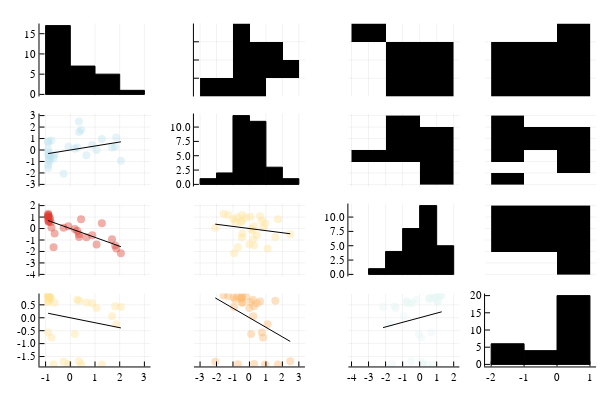

This figure's notebook cell:
### Code cell
corrplot(dArray)

### Figure 1 — Plotly figure (JSON) as saved in the notebook; plotly's stock layout.template omitted (floating-point values rounded to 4 significant figures)
{"data": [{"fill": "tozeroy", "fillcolor": "rgba(0, 0, 0, 1.000)", "legendgroup": "y1", "line": {"color": "rgba(0, 0, 0, 1.000)", "dash": "solid", "width": 1}, "mode": "lines", "name": "y1", "showlegend": true, "type": "scatter", "x": [-1, -1, 0, 0, -1, -1], "xaxis": "x1", "y": [17, 0, 0, 17, 17, 17], "yaxis": "y1"}, {"fill": "tozeroy", "fillcolor": "rgba(0, 0, 0, 1.000)", "legendgroup": "y1", "line": {"color": "rgba(0, 0, 0, 1.000)", "dash": "solid", "width": 1}, "mode": "lines", "name": "y1", "showlegend": false, "type": "scatter", "x": [0, 0, 1, 1, 0, 0], "xaxis": "x1", "y": [7, 0, 0, 7, 7, 7], "yaxis": "y1"}, {"fill": "tozeroy", "fillcolor": "rgba(0, 0, 0, 1.000)", "legendgroup": "y1", "line": {"color": "rgba(0, 0, 0, 1.000)", "dash": "solid", "width": 1}, "mode": "lines", "name": "y1", "showlegend": false, "type": "scatter", "x": [1, 1, 2, 2, 1, 1], "xaxis": "x1", "y": [5, 0, 0, 5, 5, 5], "yaxis": "y1"}, {"fill": "tozeroy", "fillcolor": "rgba(0, 0, 0, 1.000)", "legendgroup": "y1", "line": {"color": "rgba(0, 0, 0, 1.000)", "dash": "solid", "width": 1}, "mode": "lines", "name": "y1", "showlegend": false, "type": "scatter", "x": [2, 2, 3, 3, 2, 2], "xaxis": "x1", "y": [1, 0, 0, 1, 1, 1], "yaxis": "y1"}, {"colorbar": {"title": ""}, "legendgroup": "y1", "marker": {"color": "rgba(0, 154, 250, 0.000)", "line": {"color": "rgba(0, 0, 0, 0.000)", "width": 1}, "size": 0, "symbol": "circle"}, "mode": "markers", "name": "y1", "showlegend": false, "type": "scatter", "x": [-0.5, 0.5, 1.5, 2.5], "xaxis": "x1", "y": [17, 7, 5, 1], "yaxis": "y1", "zmax": null, "zmin": null}, {"fill": "tozeroy", "fillcolor": "rgba(0, 0, 0, 1.000)", "legendgroup": "y2", "line": {"color": "rgba(0, 0, 0, 1.000)", "dash": "solid", "width": 1}, "mode": "lines", "name": "y2", "showlegend": true, "type": "scatter", "x": [-3, -3, -2, -2, -3, -3], "xaxis": "x2", "y": [1, 0, 0, 1, 1, 1], "yaxis": "y6"}, {"fill": "tozeroy", "fillcolor": "rgba(0, 0, 0, 1.000)", "legendgroup": "y2", "line": {"color": "rgba(0, 0, 0, 1.000)", "dash": "solid", "width": 1}, "mode": "lines", "name": "y2", "showlegend": false, "type": "scatter", "x": [-2, -2, -1, -1, -2, -2], "xaxis": "x2", "y": [2, 0, 0, 2, 2, 2], "yaxis": "y6"}, {"fill": "tozeroy", "fillcolor": "rgba(0, 0, 0, 1.000)", "legendgroup": "y2", "line": {"color": "rgba(0, 0, 0, 1.000)", "dash": "solid", "width": 1}, "mode": "lines", "name": "y2", "showlegend": false, "type": "scatter", "x": [-1, -1, 0, 0, -1, -1], "xaxis": "x2", "y": [12, 0, 0, 12, 12, 12], "yaxis": "y6"}, {"fill": "tozeroy", "fillcolor": "rgba(0, 0, 0, 1.000)", "legendgroup": "y2", "line": {"color": "rgba(0, 0, 0, 1.000)", "dash": "solid", "width": 1}, "mode": "lines", "name": "y2", "showlegend": false, "type": "scatter", "x": [0, 0, 1, 1, 0, 0], "xaxis": "x2", "y": [11, 0, 0, 11, 11, 11], "yaxis": "y6"}, {"fill": "tozeroy", "fillcolor": "rgba(0, 0, 0, 1.000)", "legendgroup": "y2", "line": {"color": "rgba(0, 0, 0, 1.000)", "dash": "solid", "width": 1}, "mode": "lines", "name": "y2", "showlegend": false, "type": "scatter", "x": [1, 1, 2, 2, 1, 1], "xaxis": "x2", "y": [3, 0, 0, 3, 3, 3], "yaxis": "y6"}, {"fill": "tozeroy", "fillcolor": "rgba(0, 0, 0, 1.000)", "legendgroup": "y2", "line": {"color": "rgba(0, 0, 0, 1.000)", "dash": "solid", "width": 1}, "mode": "lines", "name": "y2", "showlegend": false, "type": "scatter", "x": [2, 2, 3, 3, 2, 2], "xaxis": "x2", "y": [1, 0, 0, 1, 1, 1], "yaxis": "y6"}, {"colorbar": {"title": ""}, "legendgroup": "y2", "marker": {"color": "rgba(0, 154, 250, 0.000)", "line": {"color": "rgba(0, 0, 0, 0.000)", "width": 1}, "size": 0, "symbol": "circle"}, "mode": "markers", "name": "y2", "showlegend": false, "type": "scatter", "x": [-2.5, -1.5, -0.5, 0.5, 1.5, 2.5], "xaxis": "x2", "y": [1, 2, 12, 11, 3, 1], "yaxis": "y6", "zmax": null, "zmin": null}, {"fill": "tozeroy", "fillcolor": "rgba(0, 0, 0, 1.000)", "legendgroup": "y3", "line": {"color": "rgba(0, 0, 0, 1.000)", "dash": "solid", "width": 1}, "mode": "lines", "name": "y3", "showlegend": true, "type": "scatter", "x": [-3, -3, -2, -2, -3, -3], "xaxis": "x3", "y": [1, 0, 0, 1, 1, 1], "yaxis": "y11"}, {"fill": "tozeroy", "fillcolor": "rgba(0, 0, 0, 1.000)", "legendgroup": "y3", "line": {"color": "rgba(0, 0, 0, 1.000)", "dash": "solid", "width": 1}, "mode": "lines", "name": "y3", "showlegend": false, "type": "scatter", "x": [-2, -2, -1, -1, -2, -2], "xaxis": "x3", "y": [4, 0, 0, 4, 4, 4], "yaxis": "y11"}, {"fill": "tozeroy", "fillcolor": "rgba(0, 0, 0, 1.000)", "legendgroup": "y3", "line": {"color": "rgba(0, 0, 0, 1.000)", "dash": "solid", "width": 1}, "mode": "lines", "name": "y3", "showlegend": false, "type": "scatter", "x": [-1, -1, 0, 0, -1, -1], "xaxis": "x3", "y": [8, 0, 0, 8, 8, 8], "yaxis": "y11"}, {"fill": "tozeroy", "fillcolor": "rgba(0, 0, 0, 1.000)", "legendgroup": "y3", "line": {"color": "rgba(0, 0, 0, 1.000)", "dash": "solid", "width": 1}, "mode": "lines", "name": "y3", "showlegend": false, "type": "scatter", "x": [0, 0, 1, 1, 0, 0], "xaxis": "x3", "y": [12, 0, 0, 12, 12, 12], "yaxis": "y11"}, {"fill": "tozeroy", "fillcolor": "rgba(0, 0, 0, 1.000)", "legendgroup": "y3", "line": {"color": "rgba(0, 0, 0, 1.000)", "dash": "solid", "width": 1}, "mode": "lines", "name": "y3", "showlegend": false, "type": "scatter", "x": [1, 1, 2, 2, 1, 1], "xaxis": "x3", "y": [5, 0, 0, 5, 5, 5], "yaxis": "y11"}, {"colorbar": {"title": ""}, "legendgroup": "y3", "marker": {"color": "rgba(0, 154, 250, 0.000)", "line": {"color": "rgba(0, 0, 0, 0.000)", "width": 1}, "size": 0, "symbol": "circle"}, "mode": "markers", "name": "y3", "showlegend": false, "type": "scatter", "x": [-2.5, -1.5, -0.5, 0.5, 1.5], "xaxis": "x3", "y": [1, 4, 8, 12, 5], "yaxis": "y11", "zmax": null, "zmin": null}, {"fill": "tozeroy", "fillcolor": "rgba(0, 0, 0, 1.000)", "legendgroup": "y4", "line": {"color": "rgba(0, 0, 0, 1.000)", "dash": "solid", "width": 1}, "mode": "lines", "name": "y4", "showlegend": true, "type": "scatter", "x": [-2, -2, -1, -1, -2, -2], "xaxis": "x4", "y": [6, 0, 0, 6, 6, 6], "yaxis": "y16"}, {"fill": "tozeroy", "fillcolor": "rgba(0, 0, 0, 1.000)", "legendgroup": "y4", "line": {"color": "rgba(0, 0, 0, 1.000)", "dash": "solid", "width": 1}, "mode": "lines", "name": "y4", "showlegend": false, "type": "scatter", "x": [-1, -1, 0, 0, -1, -1], "xaxis": "x4", "y": [4, 0, 0, 4, 4, 4], "yaxis": "y16"}, {"fill": "tozeroy", "fillcolor": "rgba(0, 0, 0, 1.000)", "legendgroup": "y4", "line": {"color": "rgba(0, 0, 0, 1.000)", "dash": "solid", "width": 1}, "mode": "lines", "name": "y4", "showlegend": false, "type": "scatter", "x": [0, 0, 1, 1, 0, 0], "xaxis": "x4", "y": [20, 0, 0, 20, 20, 20], "yaxis": "y16"}, {"colorbar": {"title": ""}, "legendgroup": "y4", "marker": {"color": "rgba(0, 154, 250, 0.000)", "line": {"color": "rgba(0, 0, 0, 0.000)", "width": 1}, "size": 0, "symbol": "circle"}, "mode": "markers", "name": "y4", "showlegend": false, "type": "scatter", "x": [-1.5, -0.5, 0.5], "xaxis": "x4", "y": [6, 4, 20], "yaxis": "y16", "zmax": null, "zmin": null}, {"colorbar": {"title": ""}, "colorscale": [[0, "rgba(0, 0, 0, 1.000)"], [1, "rgba(0, 0, 0, 1.000)"]], "name": "y5", "showlegend": false, "showscale": false, "type": "heatmap", "x": [-3, -2, -1, 0, 1, 2, 3], "xaxis": "x2", "y": [-1, 0, 1, 2, 3], "yaxis": "y2", "z": [[1, 2, 9, 5, null, null], [null, null, 1, 3, 2, 1], [null, null, 1, 3, 1, null], [null, null, 1, null, null, null]], "zmax": 9, "zmin": 1}, {"colorbar": {"title": ""}, "colorscale": [[0, "rgba(0, 0, 0, 1.000)"], [1, "rgba(0, 0, 0, 1.000)"]], "name": "y6", "showlegend": false, "showscale": false, "type": "heatmap", "x": [-4, -2, 0, 2], "xaxis": "x3", "y": [-1, 0, 1, 2, 3], "yaxis": "y2", "z": [[null, 2, 15], [null, 6, 1], [null, 4, 1], [1, null, null]], "zmax": 15, "zmin": 1}, {"colorbar": {"title": ""}, "colorscale": [[0, "rgba(0, 0, 0, 1.000)"], [1, "rgba(0, 0, 0, 1.000)"]], "name": "y7", "showlegend": false, "showscale": false, "type": "heatmap", "x": [-2, -1, 0, 1], "xaxis": "x4", "y": [-1, 0, 1, 2, 3], "yaxis": "y2", "z": [[3, 2, 12], [2, 1, 4], [1, 1, 3], [null, null, 1]], "zmax": 12, "zmin": 1}, {"colorbar": {"title": ""}, "legendgroup": "y8", "marker": {"color": "rgba(185, 224, 237, 0.400)", "line": {"color": "rgba(0, 0, 0, 0.400)", "width": 0}, "size": 8, "symbol": "circle"}, "mode": "markers", "name": "y8", "showlegend": true, "type": "scatter", "x": [-0.7629, -0.7928, 0.6535, 1.065, -0.8974, -0.8974, -0.8974, 1.689, 0.276, -0.8787, 0.1789, -0.6358, 0.3508, 1.861, -0.8974, -0.875, 1.278, 0.4367, 1.816, 2.047, -0.07898, -0.8451, -0.8712, 0.3545, 0.8889, -0.8189, -0.8974, -0.6769, -0.2733, -0.8974], "xaxis": "x1", "y": [0.8266, -0.5158, -0.4613, -0.00786, 0.6452, 0.754, -1.296, 0.228, 0.2098, -0.4432, 0.101, -0.4251, 2.477, 1.099, -1.568, -0.4613, 0.9535, 1.734, 0.2824, -0.933, 0.2824, -0.7334, -0.8604, 1.57, 0.4456, -0.9693, 0.0647, -0.6972, -2.076, -0.2255], "yaxis": "y5", "zmax": null, "zmin": null}, {"colorbar": {"title": ""}, "legendgroup": "", "line": {"color": "rgba(0, 0, 0, 1.000)", "dash": "solid", "shape": "linear", "width": 1}, "mode": "lines", "name": "", "showlegend": false, "type": "scatter", "x": [-0.8974, 2.047], "xaxis": "x1", "y": [-0.3118, 0.7113], "yaxis": "y5", "zmax": null, "zmin": null}, {"colorbar": {"title": ""}, "colorscale": [[0, "rgba(0, 0, 0, 1.000)"], [1, "rgba(0, 0, 0, 1.000)"]], "name": "y9", "showlegend": false, "showscale": false, "type": "heatmap", "x": [-4, -2, 0, 2], "xaxis": "x3", "y": [-3, -2, -1, 0, 1, 2, 3], "yaxis": "y5", "z": [[null, null, 1], [null, null, 2], [1, 4, 7], [null, 5, 6], [null, 2, 1], [null, 1, null]], "zmax": 7, "zmin": 1}, {"colorbar": {"title": ""}, "colorscale": [[0, "rgba(0, 0, 0, 1.000)"], [1, "rgba(0, 0, 0, 1.000)"]], "name": "y10", "showlegend": false, "showscale": false, "type": "heatmap", "x": [-2, -1, 0, 1], "xaxis": "x4", "y": [-3, -2, -1, 0, 1, 2, 3], "yaxis": "y5", "z": [[1, null, null], [null, null, 2], [1, null, 11], [2, 3, 6], [1, 1, 1], [1, null, null]], "zmax": 11, "zmin": 1}, {"colorbar": {"title": ""}, "legendgroup": "y11", "marker": {"color": "rgba(219, 57, 43, 0.400)", "line": {"color": "rgba(0, 0, 0, 0.400)", "width": 0}, "size": 8, "symbol": "circle"}, "mode": "markers", "name": "y11", "showlegend": true, "type": "scatter", "x": [-0.7629, -0.7928, 0.6535, 1.065, -0.8974, -0.8974, -0.8974, 1.689, 0.276, -0.8787, 0.1789, -0.6358, 0.3508, 1.861, -0.8974, -0.875, 1.278, 0.4367, 1.816, 2.047, -0.07898, -0.8451, -0.8712, 0.3545, 0.8889, -0.8189, -0.8974, -0.6769, -0.2733, -0.8974], "xaxis": "x1", "y": [0.09797, 0.5554, -0.7701, -1.397, 1.074, 0.6815, 1.171, -0.943, -0.1938, 1.189, -0.04971, -0.4243, -0.4927, -1.75, 1.297, 0.6491, 0.4546, 0.8148, -1.483, -2.146, 0.206, 0.9732, 0.5626, -0.7485, -0.59, 0.8256, 1.031, -1.627, 0.06916, 0.9624], "yaxis": "y9", "zmax": null, "zmin": null}, {"colorbar": {"title": ""}, "legendgroup": "", "line": {"color": "rgba(0, 0, 0, 1.000)", "dash": "solid", "shape": "linear", "width": 1}, "mode": "lines", "name": "", "showlegend": false, "type": "scatter", "x": [-0.8974, 2.047], "xaxis": "x1", "y": [0.6924, -1.58], "yaxis": "y9", "zmax": null, "zmin": null}, {"colorbar": {"title": ""}, "legendgroup": "y12", "marker": {"color": "rgba(254, 226, 148, 0.400)", "line": {"color": "rgba(0, 0, 0, 0.400)", "width": 0}, "size": 8, "symbol": "circle"}, "mode": "markers", "name": "y12", "showlegend": true, "type": "scatter", "x": [0.8266, -0.5158, -0.4613, -0.00786, 0.6452, 0.754, -1.296, 0.228, 0.2098, -0.4432, 0.101, -0.4251, 2.477, 1.099, -1.568, -0.4613, 0.9535, 1.734, 0.2824, -0.933, 0.2824, -0.7334, -0.8604, 1.57, 0.4456, -0.9693, 0.0647, -0.6972, -2.076, -0.2255], "xaxis": "x2", "y": [0.09797, 0.5554, -0.7701, -1.397, 1.074, 0.6815, 1.171, -0.943, -0.1938, 1.189, -0.04971, -0.4243, -0.4927, -1.75, 1.297, 0.6491, 0.4546, 0.8148, -1.483, -2.146, 0.206, 0.9732, 0.5626, -0.7485, -0.59, 0.8256, 1.031, -1.627, 0.06916, 0.9624], "yaxis": "y9", "zmax": null, "zmin": null}, {"colorbar": {"title": ""}, "legendgroup": "", "line": {"color": "rgba(0, 0, 0, 1.000)", "dash": "solid", "shape": "linear", "width": 1}, "mode": "lines", "name": "", "showlegend": false, "type": "scatter", "x": [-2.076, 2.477], "xaxis": "x2", "y": [0.3824, -0.4564], "yaxis": "y9", "zmax": null, "zmin": null}, {"colorbar": {"title": ""}, "colorscale": [[0, "rgba(0, 0, 0, 1.000)"], [1, "rgba(0, 0, 0, 1.000)"]], "name": "y13", "showlegend": false, "showscale": false, "type": "heatmap", "x": [-2, -1, 0, 1], "xaxis": "x4", "y": [-4, -2, 0, 2], "yaxis": "y9", "z": [[null, null, 1], [2, 2, 8], [4, 2, 11]], "zmax": 11, "zmin": 1}, {"colorbar": {"title": ""}, "legendgroup": "y14", "marker": {"color": "rgba(254, 225, 146, 0.400)", "line": {"color": "rgba(0, 0, 0, 0.400)", "width": 0}, "size": 8, "symbol": "circle"}, "mode": "markers", "name": "y14", "showlegend": true, "type": "scatter", "x": [-0.7629, -0.7928, 0.6535, 1.065, -0.8974, -0.8974, -0.8974, 1.689, 0.276, -0.8787, 0.1789, -0.6358, 0.3508, 1.861, -0.8974, -0.875, 1.278, 0.4367, 1.816, 2.047, -0.07898, -0.8451, -0.8712, 0.3545, 0.8889, -0.8189, -0.8974, -0.6769, -0.2733, -0.8974], "xaxis": "x1", "y": [-0.7626, 0.7688, 0.593, 0.3746, 0.625, -0.5735, 0.8434, 0.06037, 0.6942, 0.8434, -0.6321, 0.577, -1.681, -0.2512, 0.8567, 0.7555, -1.804, -1.804, 0.4412, 0.4172, -1.785, 0.8141, 0.7049, 0.6596, 0.5584, 0.7794, 0.6117, -1.801, -1.705, 0.8221], "yaxis": "y13", "zmax": null, "zmin": null}, {"colorbar": {"title": ""}, "legendgroup": "", "line": {"color": "rgba(0, 0, 0, 1.000)", "dash": "solid", "shape": "linear", "width": 1}, "mode": "lines", "name": "", "showlegend": false, "type": "scatter", "x": [-0.8974, 2.047], "xaxis": "x1", "y": [0.1723, -0.393], "yaxis": "y13", "zmax": null, "zmin": null}, {"colorbar": {"title": ""}, "legendgroup": "y15", "marker": {"color": "rgba(253, 181, 104, 0.400)", "line": {"color": "rgba(0, 0, 0, 0.400)", "width": 0}, "size": 8, "symbol": "circle"}, "mode": "markers", "name": "y15", "showlegend": true, "type": "scatter", "x": [0.8266, -0.5158, -0.4613, -0.00786, 0.6452, 0.754, -1.296, 0.228, 0.2098, -0.4432, 0.101, -0.4251, 2.477, 1.099, -1.568, -0.4613, 0.9535, 1.734, 0.2824, -0.933, 0.2824, -0.7334, -0.8604, 1.57, 0.4456, -0.9693, 0.0647, -0.6972, -2.076, -0.2255], "xaxis": "x2", "y": [-0.7626, 0.7688, 0.593, 0.3746, 0.625, -0.5735, 0.8434, 0.06037, 0.6942, 0.8434, -0.6321, 0.577, -1.681, -0.2512, 0.8567, 0.7555, -1.804, -1.804, 0.4412, 0.4172, -1.785, 0.8141, 0.7049, 0.6596, 0.5584, 0.7794, 0.6117, -1.801, -1.705, 0.8221], "yaxis": "y13", "zmax": null, "zmin": null}, {"colorbar": {"title": ""}, "legendgroup": "", "line": {"color": "rgba(0, 0, 0, 1.000)", "dash": "solid", "shape": "linear", "width": 1}, "mode": "lines", "name": "", "showlegend": false, "type": "scatter", "x": [-2.076, 2.477], "xaxis": "x2", "y": [0.7675, -0.9159], "yaxis": "y13", "zmax": null, "zmin": null}, {"colorbar": {"title": ""}, "legendgroup": "y16", "marker": {"color": "rgba(227, 244, 242, 0.400)", "line": {"color": "rgba(0, 0, 0, 0.400)", "width": 0}, "size": 8, "symbol": "circle"}, "mode": "markers", "name": "y16", "showlegend": true, "type": "scatter", "x": [0.09797, 0.5554, -0.7701, -1.397, 1.074, 0.6815, 1.171, -0.943, -0.1938, 1.189, -0.04971, -0.4243, -0.4927, -1.75, 1.297, 0.6491, 0.4546, 0.8148, -1.483, -2.146, 0.206, 0.9732, 0.5626, -0.7485, -0.59, 0.8256, 1.031, -1.627, 0.06916, 0.9624], "xaxis": "x3", "y": [-0.7626, 0.7688, 0.593, 0.3746, 0.625, -0.5735, 0.8434, 0.06037, 0.6942, 0.8434, -0.6321, 0.577, -1.681, -0.2512, 0.8567, 0.7555, -1.804, -1.804, 0.4412, 0.4172, -1.785, 0.8141, 0.7049, 0.6596, 0.5584, 0.7794, 0.6117, -1.801, -1.705, 0.8221], "yaxis": "y13", "zmax": null, "zmin": null}, {"colorbar": {"title": ""}, "legendgroup": "", "line": {"color": "rgba(0, 0, 0, 1.000)", "dash": "solid", "shape": "linear", "width": 1}, "mode": "lines", "name": "", "showlegend": false, "type": "scatter", "x": [-2.146, 1.297], "xaxis": "x3", "y": [-0.3808, 0.2302], "yaxis": "y13", "zmax": null, "zmin": null}], "layout": {"annotations": [], "height": 400, "margin": {"b": 20, "l": 0, "r": 0, "t": 20}, "paper_bgcolor": "rgba(255, 255, 255, 1.000)", "plot_bgcolor": "rgba(255, 255, 255, 1.000)", "showlegend": false, "width": 600, "xaxis1": {"anchor": "y13", "domain": [0.06582, 0.2508], "gridcolor": "rgba(0, 0, 0, 0.100)", "gridwidth": 0.5, "linecolor": "rgba(0, 0, 0, 1.000)", "mirror": false, "range": [-1.247, 3.247], "showgrid": true, "showline": true, "showticklabels": true, "tickangle": 0, "tickcolor": "rgb(0, 0, 0)", "tickfont": {"color": "rgba(0, 0, 0, 1.000)", "family": "sans-serif", "size": 11}, "tickmode": "array", "ticks": "inside", "ticktext": ["-1", "0", "1", "2", "3"], "tickvals": [-1, 0, 1, 2, 3], "title": "", "titlefont": {"color": "rgba(0, 0, 0, 1.000)", "family": "sans-serif", "size": 15}, "type": "-", "visible": true, "zeroline": false, "zerolinecolor": "rgba(0, 0, 0, 1.000)"}, "xaxis2": {"anchor": "y13", "domain": [0.3232, 0.5083], "gridcolor": "rgba(0, 0, 0, 0.100)", "gridwidth": 0.5, "linecolor": "rgba(0, 0, 0, 1.000)", "mirror": false, "range": [-3.371, 3.371], "showgrid": true, "showline": true, "showticklabels": true, "tickangle": 0, "tickcolor": "rgb(0, 0, 0)", "tickfont": {"color": "rgba(0, 0, 0, 1.000)", "family": "sans-serif", "size": 11}, "tickmode": "array", "ticks": "inside", "ticktext": ["-3", "-2", "-1", "0", "1", "2", "3"], "tickvals": [-3, -2, -1, 0, 1, 2, 3], "title": "", "titlefont": {"color": "rgba(0, 0, 0, 1.000)", "family": "sans-serif", "size": 15}, "type": "-", "visible": true, "zeroline": false, "zerolinecolor": "rgba(0, 0, 0, 1.000)"}, "xaxis3": {"anchor": "y13", "domain": [0.5806, 0.7657], "gridcolor": "rgba(0, 0, 0, 0.100)", "gridwidth": 0.5, "linecolor": "rgba(0, 0, 0, 1.000)", "mirror": false, "range": [-4.184, 2.334], "showgrid": true, "showline": true, "showticklabels": true, "tickangle": 0, "tickcolor": "rgb(0, 0, 0)", "tickfont": {"color": "rgba(0, 0, 0, 1.000)", "family": "sans-serif", "size": 11}, "tickmode": "array", "ticks": "inside", "ticktext": ["-4", "-3", "-2", "-1", "0", "1", "2"], "tickvals": [-4, -3, -2, -1, 0, 1, 2], "title": "", "titlefont": {"color": "rgba(0, 0, 0, 1.000)", "family": "sans-serif", "size": 15}, "type": "-", "visible": true, "zeroline": false, "zerolinecolor": "rgba(0, 0, 0, 1.000)"}, "xaxis4": {"anchor": "y16", "domain": [0.8084, 0.9934], "gridcolor": "rgba(0, 0, 0, 0.100)", "gridwidth": 0.5, "linecolor": "rgba(0, 0, 0, 1.000)", "mirror": false, "range": [-2.185, 1.185], "showgrid": false, "showline": true, "showticklabels": true, "tickangle": 0, "tickcolor": "rgb(0, 0, 0)", "tickfont": {"color": "rgba(0, 0, 0, 1.000)", "family": "sans-serif", "size": 11}, "tickmode": "array", "ticks": "inside", "ticktext": ["-2", "-1", "0", "1"], "tickvals": [-2, -1, 0, 1], "title": "", "titlefont": {"color": "rgba(0, 0, 0, 1.000)", "family": "sans-serif", "size": 15}, "type": "-", "visible": true, "zeroline": false, "zerolinecolor": "rgba(0, 0, 0, 1.000)"}, "yaxis1": {"anchor": "x1", "domain": [0.7876, 0.9902], "gridcolor": "rgba(0, 0, 0, 0.100)", "gridwidth": 0.5, "linecolor": "rgba(0, 0, 0, 1.000)", "mirror": false, "range": [-0.51, 17.51], "showgrid": false, "showline": true, "showticklabels": true, "tickangle": 0, "tickcolor": "rgb(0, 0, 0)", "tickfont": {"color": "rgba(0, 0, 0, 1.000)", "family": "sans-serif", "size": 11}, "tickmode": "array", "ticks": "inside", "ticktext": ["0", "5", "10", "15"], "tickvals": [0, 5, 10, 15], "title": "", "titlefont": {"color": "rgba(0, 0, 0, 1.000)", "family": "sans-serif", "size": 15}, "type": "-", "visible": true, "zeroline": false, "zerolinecolor": "rgba(0, 0, 0, 1.000)"}, "yaxis11": {"anchor": "x3", "domain": [0.2876, 0.4902], "gridcolor": "rgba(0, 0, 0, 0.100)", "gridwidth": 0.5, "linecolor": "rgba(0, 0, 0, 1.000)", "mirror": false, "range": [-0.36, 12.36], "showgrid": false, "showline": true, "showticklabels": true, "tickangle": 0, "tickcolor": "rgb(0, 0, 0)", "tickfont": {"color": "rgba(0, 0, 0, 1.000)", "family": "sans-serif", "size": 11}, "tickmode": "array", "ticks": "inside", "ticktext": ["0.0", "2.5", "5.0", "7.5", "10.0"], "tickvals": [0, 2.5, 5, 7.5, 10], "title": "", "titlefont": {"color": "rgba(0, 0, 0, 1.000)", "family": "sans-serif", "size": 15}, "type": "-", "visible": true, "zeroline": false, "zerolinecolor": "rgba(0, 0, 0, 1.000)"}, "yaxis13": {"anchor": "x1", "domain": [0.03762, 0.2402], "gridcolor": "rgba(0, 0, 0, 0.100)", "gridwidth": 0.5, "linecolor": "rgba(0, 0, 0, 1.000)", "mirror": false, "range": [-1.884, 0.9365], "showgrid": true, "showline": true, "showticklabels": true, "tickangle": 0, "tickcolor": "rgb(0, 0, 0)", "tickfont": {"color": "rgba(0, 0, 0, 1.000)", "family": "sans-serif", "size": 11}, "tickmode": "array", "ticks": "inside", "ticktext": ["-1.5", "-1.0", "-0.5", "0.0", "0.5"], "tickvals": [-1.5, -1, -0.5, 0, 0.5], "title": "", "titlefont": {"color": "rgba(0, 0, 0, 1.000)", "family": "sans-serif", "size": 15}, "type": "-", "visible": true, "zeroline": false, "zerolinecolor": "rgba(0, 0, 0, 1.000)"}, "yaxis16": {"anchor": "x4", "domain": [0.03762, 0.2402], "gridcolor": "rgba(0, 0, 0, 0.100)", "gridwidth": 0.5, "linecolor": "rgba(0, 0, 0, 1.000)", "mirror": false, "range": [-0.6, 20.6], "showgrid": false, "showline": true, "showticklabels": true, "tickangle": 0, "tickcolor": "rgb(0, 0, 0)", "tickfont": {"color": "rgba(0, 0, 0, 1.000)", "family": "sans-serif", "size": 11}, "tickmode": "array", "ticks": "inside", "ticktext": ["0", "5", "10", "15", "20"], "tickvals": [0, 5, 10, 15, 20], "title": "", "titlefont": {"color": "rgba(0, 0, 0, 1.000)", "family": "sans-serif", "size": 15}, "type": "-", "visible": true, "zeroline": false, "zerolinecolor": "rgba(0, 0, 0, 1.000)"}, "yaxis2": {"anchor": "x2", "domain": [0.7876, 0.9902], "gridcolor": "rgba(0, 0, 0, 0.100)", "gridwidth": 0.5, "linecolor": "rgba(0, 0, 0, 1.000)", "mirror": false, "range": [-1, 3], "showgrid": true, "showline": true, "showticklabels": true, "tickangle": 0, "tickcolor": "rgb(0, 0, 0)", "tickfont": {"color": "rgba(0, 0, 0, 1.000)", "family": "sans-serif", "size": 11}, "tickmode": "array", "ticks": "inside", "ticktext": ["", "", "", "", ""], "tickvals": [-1, 0, 1, 2, 3], "title": "", "titlefont": {"color": "rgba(0, 0, 0, 1.000)", "family": "sans-serif", "size": 15}, "type": "-", "visible": true, "zeroline": false, "zerolinecolor": "rgba(0, 0, 0, 1.000)"}, "yaxis5": {"anchor": "x1", "domain": [0.5376, 0.7402], "gridcolor": "rgba(0, 0, 0, 0.100)", "gridwidth": 0.5, "linecolor": "rgba(0, 0, 0, 1.000)", "mirror": false, "range": [-3.18, 3.18], "showgrid": true, "showline": true, "showticklabels": true, "tickangle": 0, "tickcolor": "rgb(0, 0, 0)", "tickfont": {"color": "rgba(0, 0, 0, 1.000)", "family": "sans-serif", "size": 11}, "tickmode": "array", "ticks": "inside", "ticktext": ["-3", "-2", "-1", "0", "1", "2", "3"], "tickvals": [-3, -2, -1, 0, 1, 2, 3], "title": "", "titlefont": {"color": "rgba(0, 0, 0, 1.000)", "family": "sans-serif", "size": 15}, "type": "-", "visible": true, "zeroline": false, "zerolinecolor": "rgba(0, 0, 0, 1.000)"}, "yaxis6": {"anchor": "x2", "domain": [0.5376, 0.7402], "gridcolor": "rgba(0, 0, 0, 0.100)", "gridwidth": 0.5, "linecolor": "rgba(0, 0, 0, 1.000)", "mirror": false, "range": [-0.36, 12.36], "showgrid": false, "showline": true, "showticklabels": true, "tickangle": 0, "tickcolor": "rgb(0, 0, 0)", "tickfont": {"color": "rgba(0, 0, 0, 1.000)", "family": "sans-serif", "size": 11}, "tickmode": "array", "ticks": "inside", "ticktext": ["0.0", "2.5", "5.0", "7.5", "10.0"], "tickvals": [0, 2.5, 5, 7.5, 10], "title": "", "titlefont": {"color": "rgba(0, 0, 0, 1.000)", "family": "sans-serif", "size": 15}, "type": "-", "visible": true, "zeroline": false, "zerolinecolor": "rgba(0, 0, 0, 1.000)"}, "yaxis9": {"anchor": "x1", "domain": [0.2876, 0.4902], "gridcolor": "rgba(0, 0, 0, 0.100)", "gridwidth": 0.5, "linecolor": "rgba(0, 0, 0, 1.000)", "mirror": false, "range": [-4.18, 2.18], "showgrid": true, "showline": true, "showticklabels": true, "tickangle": 0, "tickcolor": "rgb(0, 0, 0)", "tickfont": {"color": "rgba(0, 0, 0, 1.000)", "family": "sans-serif", "size": 11}, "tickmode": "array", "ticks": "inside", "ticktext": ["-4", "-3", "-2", "-1", "0", "1", "2"], "tickvals": [-4, -3, -2, -1, 0, 1, 2], "title": "", "titlefont": {"color": "rgba(0, 0, 0, 1.000)", "family": "sans-serif", "size": 15}, "type": "-", "visible": true, "zeroline": false, "zerolinecolor": "rgba(0, 0, 0, 1.000)"}}}
